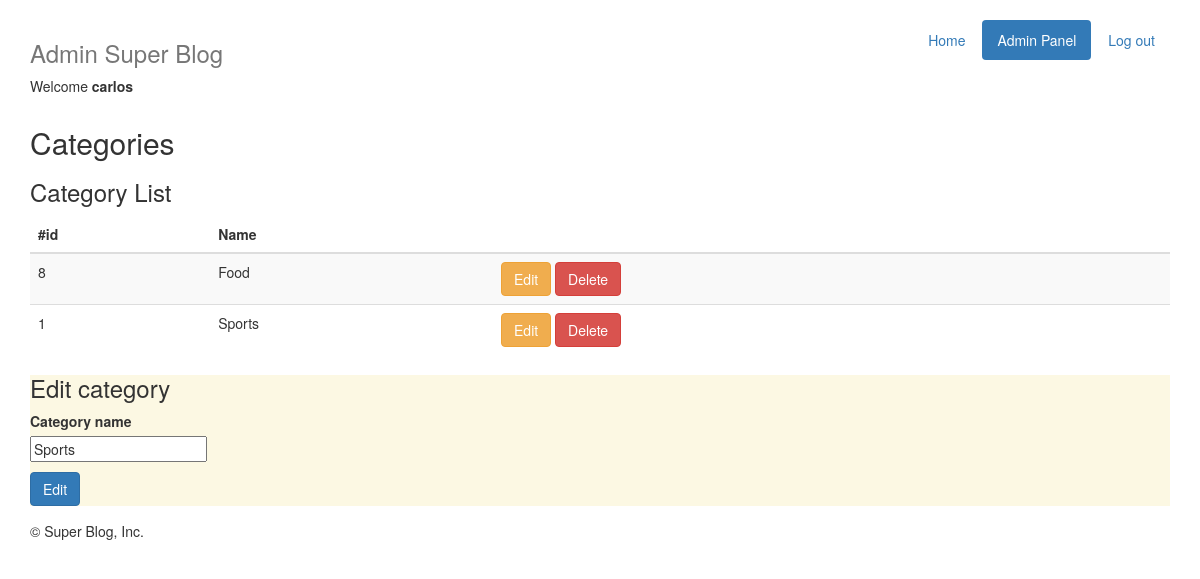
The app's page /admin/categories.php?id=1 (signed in) with its own data.
### tables this page shows
CREATE TABLE `users` (
  `id` int(11) unsigned NOT NULL AUTO_INCREMENT,
  `username` varchar(50) NOT NULL,
  `password` char(32) NOT NULL,
  `email` varchar(50) NOT NULL,
  `type` enum('user','admin') NOT NULL DEFAULT 'user',
  PRIMARY KEY (`id`)
);

CREATE TABLE `categories` (
  `id` int(11) unsigned NOT NULL AUTO_INCREMENT,
  `value` varchar(50) NOT NULL,
  PRIMARY KEY (`id`)
);

### admin/isUser.php (called while the page is built, shortened)
<?php
function isUser ( $user, $password, $connection ) {
	$query = "SELECT id, username, password, type FROM `users` WHERE username = '$user'";
	$result = mysql_query ($query, $connection);
	$row = mysql_fetch_array ($result);
	$password_from_db = $row ['password'];
	if ( $password_from_db == $password ) {
		return $row;
	} else return false;
}
?>

### admin/categories.php (the view, shortened to what this page needs)
<?
require_once 'isUser.php';
$dbConn = connect();
if ( !empty( $_SESSION['username'] ) && !empty($_SESSION['password']) ) {
	$arrUser = isUser( $_SESSION['username'], $_SESSION['password'], $dbConn );
}
$arrcategories = array();
$query = "SELECT id, value FROM `categories` ORDER BY value ASC";
$resultado = mysql_query ($query, $dbConn);
while ( $row = mysql_fetch_assoc ($resultado)) {
	array_push( $arrcategories,$row );
}
if ( !empty($_GET['id']) ) {
	$query = "SELECT id, value FROM `categories` WHERE id = {$_GET['id']}";
	$resultado = mysql_query ($query, $dbConn);
	$row = mysql_fetch_assoc ($resultado);
}
include_once 'header.php';
?>
	<h2>Categories</h2>
	<div>
		<h3>Category List</h3>
		<table class="table table-striped">
			<thead>
			<tr>
				<th>#id</th>
				<th>Name</th>
				<th></th>
			</tr>
			</thead>
			<?php foreach ($arrcategories as $category) { ?>
			<tr>
				<td><?php echo $category['id']; ?></td>
				<td><?php echo $category['value']; ?></td>
				<td>
					<a class="btn btn-warning" href="categories.php?id=<?php echo $category['id']; ?>">Edit</a>
					<a class="btn btn-danger" href="categories.php?del=<?= $category['id'] ?>">Delete</a>
				</td>
			</tr>
			<?php } ?>
		</table>
	</div>
	<?php if ( !empty($_GET['id']) ) { ?>
		<div class="bg-warning">
			<h3 id="add">Edit category</h3>
			<form action="categories.php" method="post">
				<p>
					<label for="name">Category name</label><br />
					<input name="name" type="text" value="<?php echo $row['value']; ?>" />
				</p>
				<div class="form-group">
					<input name="submitEdit" type="submit" value="Edit" class="btn btn-primary" />
				</div>
			</form>
		</div>
	<?php }
	include_once 'footer.php';
	?>

### admin/header.php (shortened to what this page needs)
<!DOCTYPE html>
<html lang="en">
<head>
    <link href="../css/bootstrap.min.css" rel="stylesheet">
</head>
<body style="padding-top: 20px;">
<div class="container">
    <div class="header clearfix">
        <nav>
            <ul class="nav nav-pills pull-right">
                <li role="presentation"><a href="../index.php">Home</a></li>
                    <?php if ( $arrUser['type'] == 'admin' ) { ?>
                        <li role="presentation" class="active"><a href="index.php">Admin Panel</a></li>
                    <?php } ?>
                    <li role="presentation"><a href="../index.php?salir=true">Log out</a></li>
            </ul>
        </nav>
        <h3 class="text-muted">Admin Super Blog</h3>
        <?php
        if (!empty($arrUser['username']) ) { ?>
            <p>Welcome <b><?= $arrUser['username'] ?></b></p>
        <?php } ?>
    </div>

### records on screen
users: username "carlos"
categories: id "8", value "Food"
categories: id "1", value "Sports", name "Sports"
